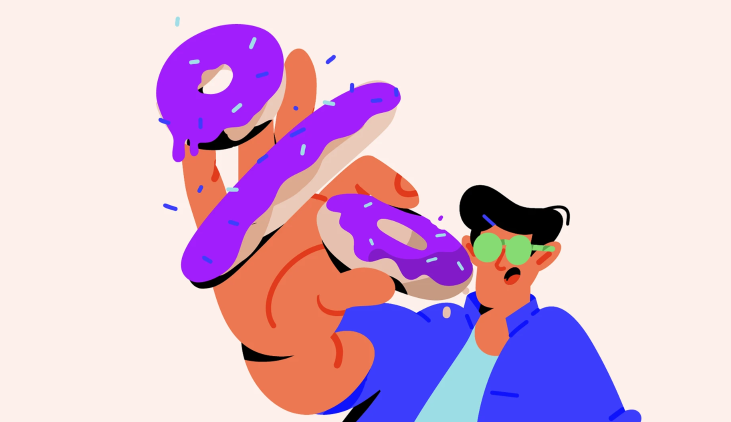
#> input picture assets/images/illustration_references/donut-man.png, 1461 x 844 px (shown at 1/2 size)
$ python build.py out.png ../../assets/images/illustration_references/donut-man.png ../../assets/images/illustration_references/falling-woman-sneakers.png
#> lines starting #> are read from the running program, lines starting #| are printed output that depends on the picture
### scripts/brand-trace/masks.py
import numpy as np
from PIL import Image
CLASSES = {'yellow': (253,237,20), 'green': (29,158,47), 'white': (254,254,254), 'black': (24,25,22)}

def masks(src):
    """Soft per-class coverage via linear unmixing between the two nearest class colours; alpha-weighted."""
    a = np.asarray(Image.open(src).convert('RGBA')).astype(float) / 255
    rgb, al = a[..., :3], a[..., 3]
#> al: shape (844, 1461) float64; every value is 1
    names = list(CLASSES)
    C = np.array([CLASSES[n] for n in names]) / 255
    d = np.linalg.norm(rgb[..., None, :] - C[None, None], axis=-1)
    order = np.argsort(d, axis=-1)
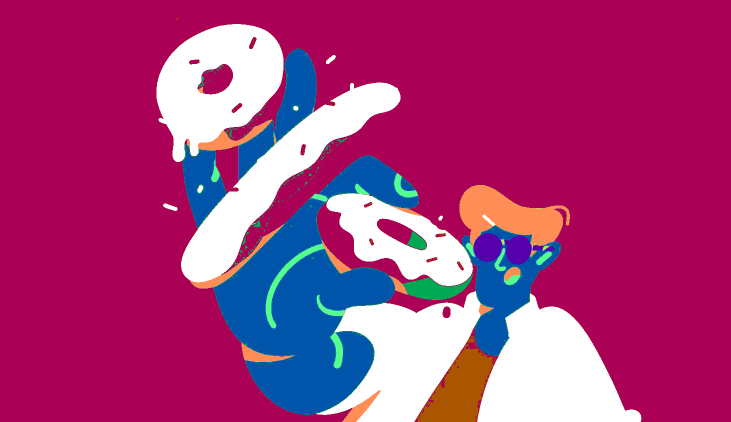
#> order: shape (844, 1461, 4) int64 (shown at 1/2 size); mean R, G, B, A 1.72, 0.641, 1.16, 2.47; transparent parts drawn white
    i1, i2 = order[..., 0], order[..., 1]
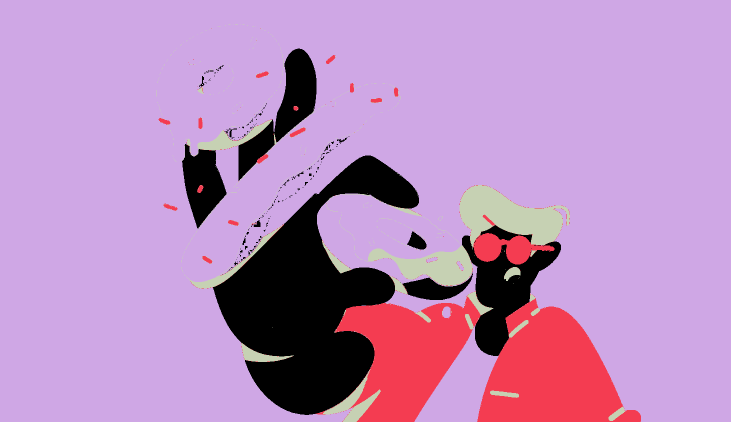
#> i1: shape (844, 1461) int64 (shown at 1/2 size); 4 distinct labels, from 0 to 3; one colour per label, 0 black
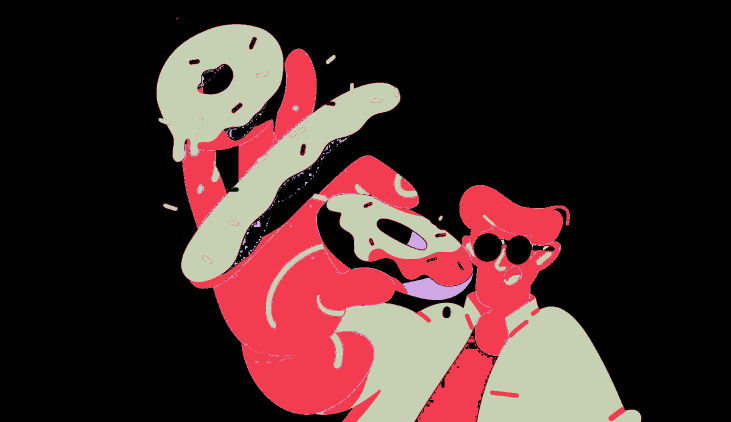
#> i2: shape (844, 1461) int64 (shown at 1/2 size); 4 distinct labels, from 0 to 3; one colour per label, 0 black
    c1, c2 = C[i1], C[i2]
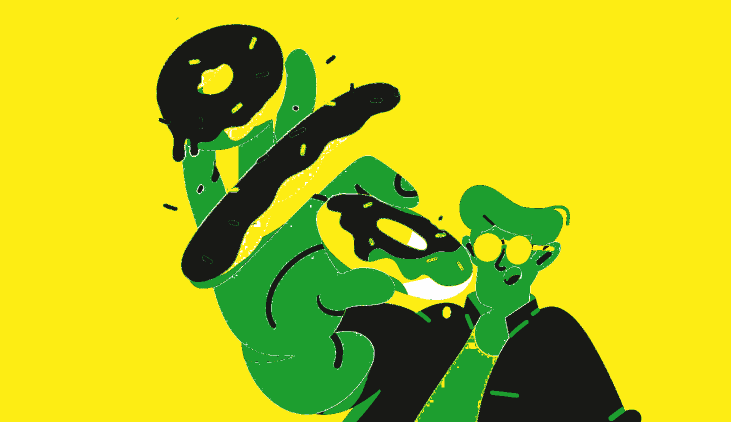
#> c2: shape (844, 1461, 3) float64 (shown at 1/2 size); mean of channels 0, 1, 2 0.721, 0.753, 0.103; drawn as R, G, B
    v = c2 - c1
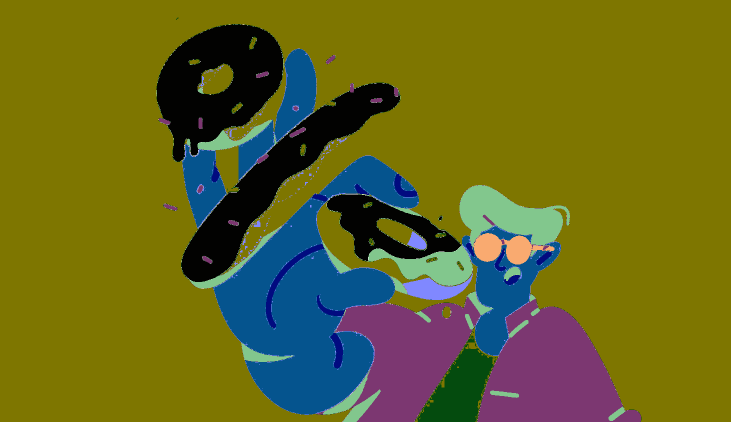
#> v: shape (844, 1461, 3) float64 (shown at 1/2 size); mean of channels 0, 1, 2 -0.176, -0.177, -0.693; drawn with min black and max white
    t = np.clip(np.sum((rgb - c1) * v, -1) / np.maximum(np.sum(v * v, -1), 1e-9), 0, 1)
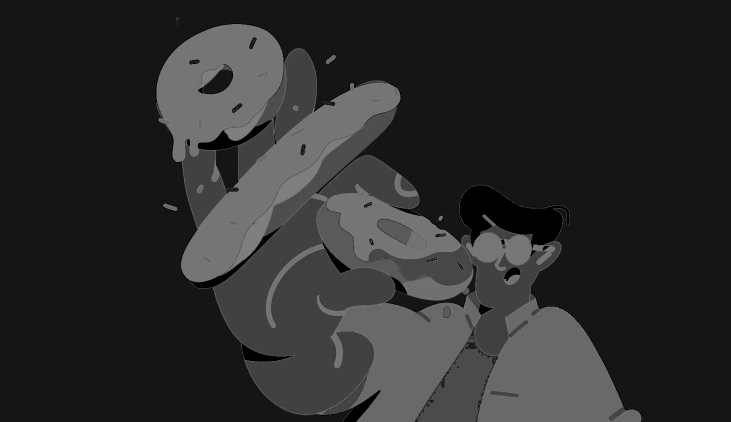
#> t: shape (844, 1461) float64 (shown at 1/2 size); min 0, max 0.5, mean 0.175
    out = {}
    for k, n in enumerate(names):
        m = np.where(i1 == k, 1 - t, 0) + np.where(i2 == k, t, 0)
        out[n] = m * al
#> after the loop, out = 4 items
    return out

### scripts/brand-trace/fit.py
"""Turn a raster mask into clean, minimal SVG paths.

dense contour (potrace, tight) -> corner detection -> Schneider cubic fitting / line detection
-> optional H/V snapping. Coordinates are in source pixels.
"""
import math
import numpy as np
from PIL import Image, ImageFilter
import potrace


# ---------- contour extraction ----------
def dense_contours(mask, K=4, blur=0.9, turd=40, step=0.25, thr=0.5):
    img = Image.fromarray((np.clip(mask, 0, 1) * 255).astype(np.uint8))
    img = img.resize((img.width * K, img.height * K), Image.BICUBIC)
    if blur:
        img = img.filter(ImageFilter.GaussianBlur(K * blur))
    m = np.asarray(img) / 255 > thr
    paths = potrace.Bitmap(~m).trace(turdsize=turd * K, alphamax=0.6, opticurve=False)
    out = []
    for curve in paths:
        pts = []
        p0 = np.array([curve.start_point.x, curve.start_point.y])
        for s in curve.segments:
            if s.is_corner:
                c = np.array([s.c.x, s.c.y]); e = np.array([s.end_point.x, s.end_point.y])
                for a, b in ((p0, c), (c, e)):
                    n = max(2, int(np.linalg.norm(b - a) / (step * K)))
                    pts += [a + (b - a) * t for t in np.linspace(0, 1, n, endpoint=False)]
            else:
                c1 = np.array([s.c1.x, s.c1.y]); c2 = np.array([s.c2.x, s.c2.y]); e = np.array([s.end_point.x, s.end_point.y])
                L = np.linalg.norm(c1 - p0) + np.linalg.norm(c2 - c1) + np.linalg.norm(e - c2)
                n = max(2, int(L / (step * K)))
                for t in np.linspace(0, 1, n, endpoint=False):
                    pts.append(bez(np.array([p0, c1, c2, e]), t))
            p0 = np.array([s.end_point.x, s.end_point.y])
        out.append(np.array(pts) / K)
    return out


def area(pts):
    x, y = pts[:, 0], pts[:, 1]
    return 0.5 * np.sum(x * np.roll(y, -1) - np.roll(x, -1) * y)


# ---------- Bezier helpers ----------
def bez(c, t):
    mt = 1 - t
    return mt**3 * c[0] + 3 * mt**2 * t * c[1] + 3 * mt * t**2 * c[2] + t**3 * c[3]


def bez_d1(c, t):
    mt = 1 - t
    return 3 * mt**2 * (c[1] - c[0]) + 6 * mt * t * (c[2] - c[1]) + 3 * t**2 * (c[3] - c[2])


def bez_d2(c, t):
    mt = 1 - t
    return 6 * mt * (c[2] - 2 * c[1] + c[0]) + 6 * t * (c[3] - 2 * c[2] + c[1])


def unit(v):
    n = np.linalg.norm(v)
    return v / n if n > 1e-9 else v


# ---------- Schneider fitting ----------
def chord_params(pts):
    d = np.concatenate([[0], np.cumsum(np.linalg.norm(np.diff(pts, axis=0), axis=1))])
    return d / d[-1] if d[-1] > 0 else d


# [188 lines left out: functions fit_one, max_err, reparam, fit_cubic, corner_indices, fit_path, not called in this run]


def start_of(s):
    return s[1] if s[0] == 'L' else s[1][0]


def end_of(s):
    return s[2] if s[0] == 'L' else s[1][3]


# [110 lines left out: functions set_point, fmt, to_d, _end_tangent, _start_tangent, _intersect and 2 more, not called in this run]

### scripts/brand-trace/build.py
import sys, json
import numpy as np
from PIL import Image
import os; sys.path.insert(0, os.path.dirname(os.path.abspath(__file__)))
from fit import dense_contours, fit_path, to_d, area, sharpen, open_at, start_of, end_of, bez_d1, unit
from matplotlib.path import Path as MPath
from masks import masks

SRC = sys.argv[2]; OUT = sys.argv[3]
M = masks(SRC)
#> M = 4 items
NOTCH = (78.5, 595.5, 95.5, 623)
NOTCH_CORNERS = [(79.6, 596.6), (92.6, 620.4)]

res = {}
for name, col, tol, th in (('yellow', (253,237,20), 0.6, 35), ('green', (29,158,47), 0.5, 38)):
#> (the run stopped early here; a loop or call above may not have finished)

$ run again, on assets/images/illustration_references/handover-purple-horn.png
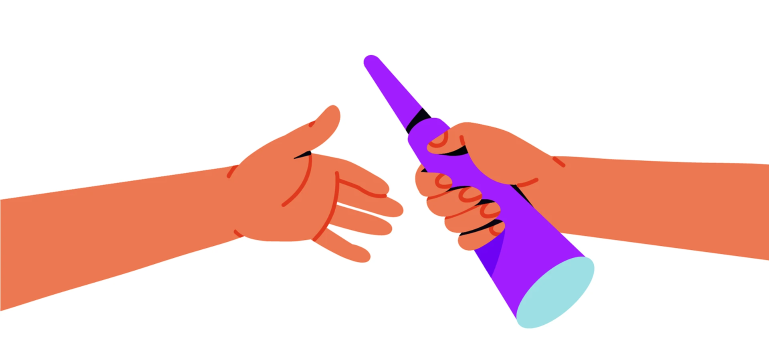
#> input picture assets/images/illustration_references/handover-purple-horn.png, 1538 x 719 px (shown at 1/2 size)
#> al: shape (719, 1538) float64; every value is 1
#> in masks, `i1, i2 = order[..., 0], order[..., 1]`:
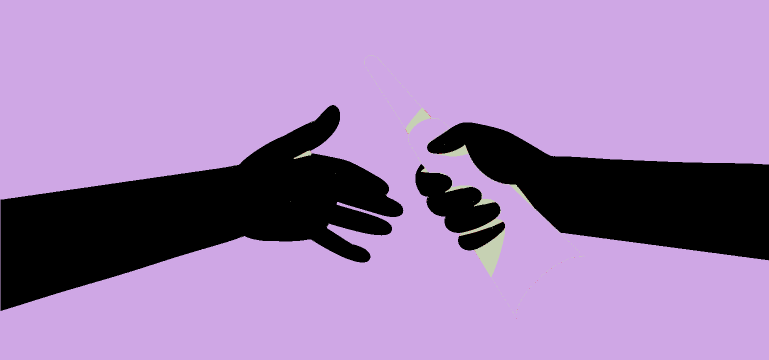
#> i1: shape (719, 1538) int64 (shown at 1/2 size); 4 distinct labels, from 0 to 3; one colour per label, 0 black
#> i2: shape (719, 1538) int64; 4 distinct labels, from 0 to 3
#> after the loop in masks, `for k, n in enumerate(names):`: out = 4 items

$ run again, on assets/images/illustration_references/moving-boxes-man.png
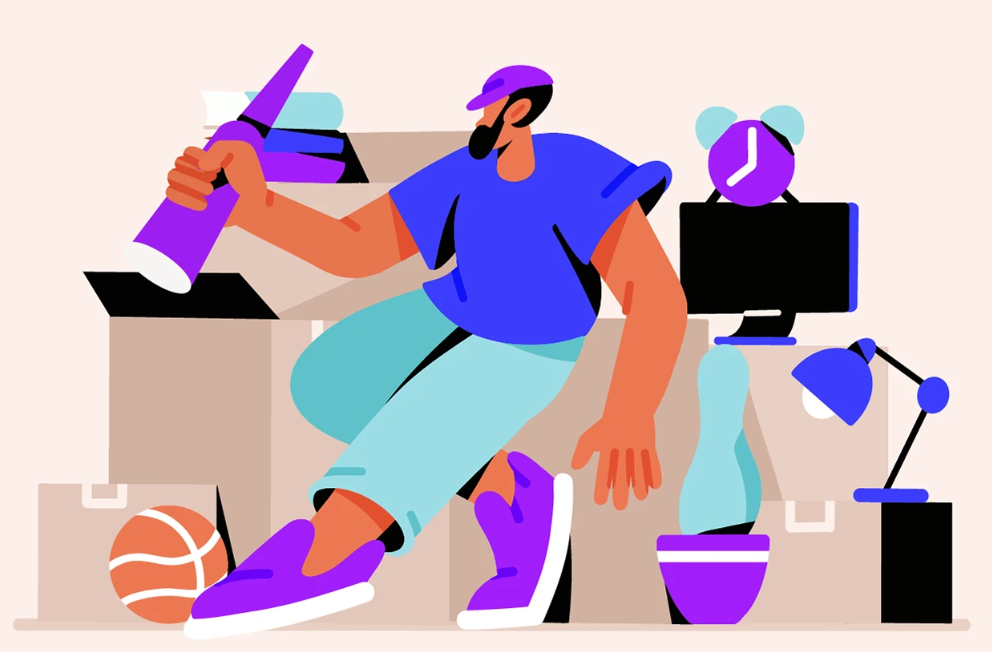
#> input picture assets/images/illustration_references/moving-boxes-man.png, 992 x 652 px
#> al: shape (652, 992) float64; every value is 1
#> in masks, `i1, i2 = order[..., 0], order[..., 1]`:
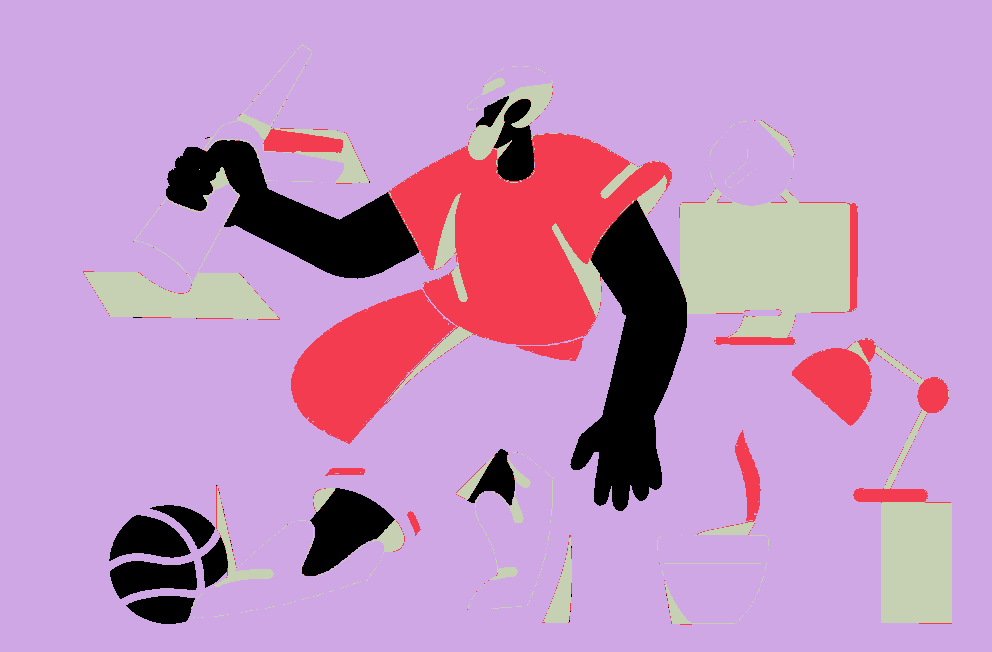
#> i1: shape (652, 992) int64; 4 distinct labels, from 0 to 3; one colour per label, 0 black
#> i2: shape (652, 992) int64; 4 distinct labels, from 0 to 3
#> after the loop in masks, `for k, n in enumerate(names):`: out = 4 items
